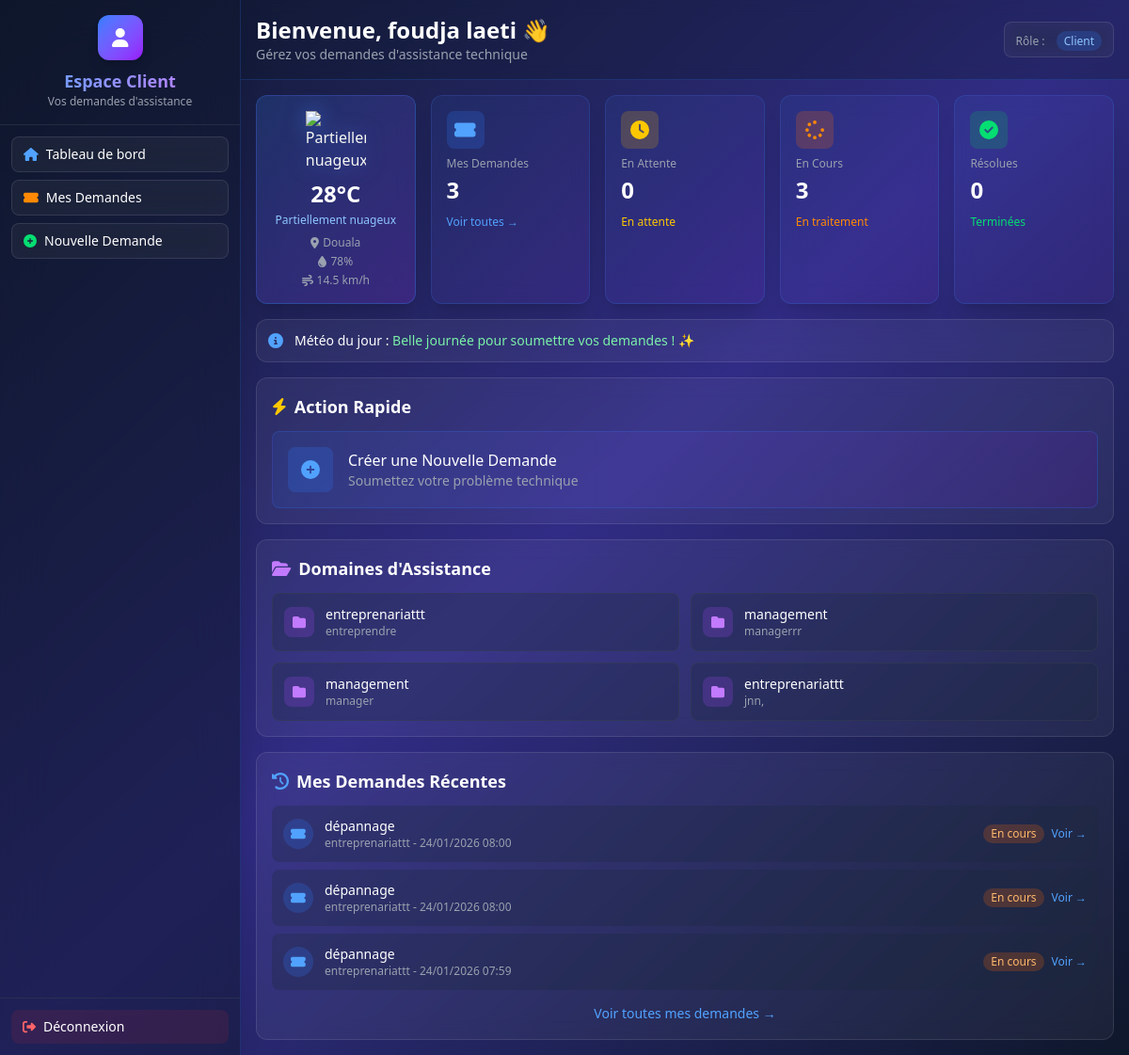
Page /dashboard/client/ (signed in) on the committed database.
### helpdeskapp/models.py (models this page shows, shortened)
class Utilisateur(models.Model):
    ROLES= [
        ('client','Client'),
        ('technicien','Technicien'),
        ('administrateur','Administrateur'),
    ]
    nom = models.CharField(max_length=100)
    prenom=models.CharField(max_length=100)
    telephone= models.CharField(max_length=15)
    adresse= models.TextField()
    email=models.EmailField()
    password =models.CharField(max_length=100)
    role= models.CharField(max_length=20,choices=ROLES,default='client')

class Domaine(models.Model):
    intitule = models.CharField(max_length=100)
    description= models.TextField()

class Demande(models.Model):
    STATUT = [
        ('en attente','En attente'),
        ('en cours','En cours'),
        ('terminée','Terminée'),
    ]
    client = models.ForeignKey(
        Utilisateur,
        on_delete=models.CASCADE,
        related_name='client_demandes',
        limit_choices_to={'role':'client'},
    )
    technicien = models.ForeignKey(
        Utilisateur,
        on_delete=models.SET_NULL,
        null=True,
        blank=True,
        related_name='technicien_demandes',
        limit_choices_to={'role':'technicien'},
    )
    domaine = models.ForeignKey(
        Domaine,
        on_delete=models.CASCADE,
        related_name='domaine_demandes',
    )
    intitule = models.CharField(max_length=100)
    description = models.TextField()
    statut = models.CharField(max_length=20, choices=STATUT, default='en attente')
    datedemande = models.DateTimeField(auto_now_add=True)
    adresse = models.CharField(max_length=300, blank=True, null=True, help_text="Adresse complète (ville, quartier)")

### helpdeskapp/views.py (the view)
# urls.py: path('dashboard/client/', views.dashboard_client, name='dashboard_client'),
def dashboard_client(request):
    if 'utilisateur_role' not in request.session or request.session['utilisateur_role'] != 'client':
        return redirect('login')
    utilisateur_id = request.session.get('utilisateur_id')
    client = get_object_or_404(Utilisateur, id=utilisateur_id)
    mes_demandes = Demande.objects.filter(client=client)
    total_demandes = mes_demandes.count()
    demandes_en_attente = mes_demandes.filter(statut='en attente').count()
    demandes_en_cours = mes_demandes.filter(statut='en cours').count()
    demandes_terminees = mes_demandes.filter(statut='terminée').count()
    demandes_recentes = mes_demandes.order_by('-datedemande')[:5]
    domaines = Domaine.objects.all()
    ville = "Douala"  # Ville par défaut
    weather_data = get_weather_data(ville)
    context = {
        'client': client,
        'total_demandes': total_demandes,
        'demandes_en_attente': demandes_en_attente,
        'demandes_en_cours': demandes_en_cours,
        'demandes_terminees': demandes_terminees,
        'demandes_recentes': demandes_recentes,
        'domaines': domaines,
        'weather': weather_data,  # ⭐ Données météo ajoutées
    }
    return render(request, 'dashboard/client_dashboard.html', context)

### helpdeskapp/templates/dashboard/client_dashboard.html (shortened to what this page needs)
{% extends "base.html" %}
{% block content %}
<div class="fullscreen-container flex bg-gradient-to-br from-slate-900 via-indigo-900 to-slate-900">
  <aside class="w-64 bg-slate-900/50 backdrop-blur-xl border-r border-blue-500/20 flex flex-col shadow-2xl h-full">
    <div class="p-4 text-center border-b border-gray-700/50">
      <div class="inline-flex items-center justify-center w-12 h-12 rounded-xl bg-gradient-to-br from-blue-500 to-purple-600 mb-2 shadow-lg">
        <i class="fas fa-user text-xl text-white"></i>
      </div>
      <h2 class="text-lg font-bold bg-gradient-to-r from-blue-400 to-purple-400 bg-clip-text text-transparent">
      </h2>
      <p class="text-xs text-gray-400">Vos demandes d'assistance</p>
    </div>
    <nav class="flex-1 overflow-y-auto sidebar-scroll p-3 space-y-2">
      <a href="{% url 'dashboard_client' %}" class="flex items-center px-3 py-2 rounded-lg glass-effect bg-blue-500/10 transition-all group">
        <i class="fas fa-home text-blue-400 mr-2 text-sm"></i>
        <span class="text-white text-sm font-medium">Tableau de bord</span>
      </a>
      <a href="{% url 'demande:list_demandes' %}" class="flex items-center px-3 py-2 rounded-lg glass-effect hover:bg-blue-500/10 transition-all group">
        <i class="fas fa-ticket-alt text-orange-400 mr-2 text-sm"></i>
        <span class="text-white text-sm font-medium">Mes Demandes</span>
      </a>
      <a href="{% url 'demande:add_demande' %}" class="flex items-center px-3 py-2 rounded-lg glass-effect hover:bg-blue-500/10 transition-all group">
        <i class="fas fa-plus-circle text-green-400 mr-2 text-sm"></i>
        <span class="text-white text-sm font-medium">Nouvelle Demande</span>
      </a>
    </nav>
    <div class="p-3 border-t border-gray-700/50">
      <a href="{% url 'logout' %}" class="flex items-center px-3 py-2 rounded-lg bg-red-500/10 hover:bg-red-500/20 transition-all group">
        <i class="fas fa-sign-out-alt text-red-400 mr-2 text-sm"></i>
        <span class="text-white text-sm font-medium">Déconnexion</span>
      </a>
    </div>
  </aside>
  <main class="flex-1 flex flex-col h-full overflow-hidden">
    <div class="bg-slate-900/30 backdrop-blur-sm border-b border-blue-500/20 p-4">
      <div class="flex justify-between items-center">
        <div>
          <h1 class="text-2xl font-bold text-white">
            Bienvenue, {{ client.nom }} {{ client.prenom }} 👋
          </h1>
          <p class="text-gray-400 text-sm">Gérez vos demandes d'assistance technique</p>
        </div>
        <div class="px-3 py-1.5 rounded-lg glass-effect">
          <span class="text-xs text-gray-400">Rôle :</span>
          <span class="ml-2 px-2 py-0.5 rounded-full bg-blue-500/20 text-blue-300 text-xs font-medium">
            Client
          </span>
        </div>
      </div>
    </div>
    <div class="flex-1 overflow-y-auto p-4">
      <div class="grid grid-cols-5 gap-4 mb-4 animate-fadeInUp">
        {% if weather.success %}
        <div class="weather-card rounded-xl p-4 shadow-xl col-span-1">
          <div class="text-center">
            <div class="flex items-center justify-center mb-2">
              <img src="http://openweathermap.org/img/wn/{{ weather.icon }}@2x.png"
                   alt="{{ weather.description }}"
                   class="weather-icon w-16 h-16">
            </div>
            <h3 class="text-white text-2xl font-bold mb-1">{{ weather.temperature }}°C</h3>
            <p class="text-blue-300 text-xs font-medium mb-2">{{ weather.description }}</p>
            <div class="text-xs text-gray-400 space-y-1">
              <div class="flex items-center justify-center">
                <i class="fas fa-map-marker-alt mr-1"></i>
                <span>{{ weather.city }}</span>
              </div>
              <div class="flex items-center justify-center">
                <i class="fas fa-tint mr-1"></i>
                <span>{{ weather.humidity }}%</span>
              </div>
              <div class="flex items-center justify-center">
                <i class="fas fa-wind mr-1"></i>
                <span>{{ weather.wind_speed }} km/h</span>
              </div>
            </div>
          </div>
        </div>
        {% endif %}
        <div class="gradient-card rounded-xl p-4 shadow-xl">
          <div class="flex items-center justify-between mb-2">
            <div class="w-10 h-10 rounded-lg bg-blue-500/20 flex items-center justify-center">
              <i class="fas fa-ticket-alt text-xl text-blue-400"></i>
            </div>
          </div>
          <h3 class="text-gray-400 text-xs font-medium mb-1">Mes Demandes</h3>
          <p class="text-2xl font-bold text-white mb-1">{{ total_demandes }}</p>
          <a href="{% url 'demande:list_demandes' %}" class="text-blue-400 text-xs hover:text-blue-300">
            Voir toutes →
          </a>
        </div>
        <div class="gradient-card rounded-xl p-4 shadow-xl">
          <div class="flex items-center justify-between mb-2">
            <div class="w-10 h-10 rounded-lg bg-yellow-500/20 flex items-center justify-center">
              <i class="fas fa-clock text-xl text-yellow-400"></i>
            </div>
          </div>
          <h3 class="text-gray-400 text-xs font-medium mb-1">En Attente</h3>
          <p class="text-2xl font-bold text-white mb-1">{{ demandes_en_attente }}</p>
          <span class="text-yellow-400 text-xs">En attente</span>
        </div>
        <div class="gradient-card rounded-xl p-4 shadow-xl">
          <div class="flex items-center justify-between mb-2">
            <div class="w-10 h-10 rounded-lg bg-orange-500/20 flex items-center justify-center">
              <i class="fas fa-spinner text-xl text-orange-400"></i>
            </div>
          </div>
          <h3 class="text-gray-400 text-xs font-medium mb-1">En Cours</h3>
          <p class="text-2xl font-bold text-white mb-1">{{ demandes_en_cours }}</p>
          <span class="text-orange-400 text-xs">En traitement</span>
        </div>
        <div class="gradient-card rounded-xl p-4 shadow-xl">
          <div class="flex items-center justify-between mb-2">
            <div class="w-10 h-10 rounded-lg bg-green-500/20 flex items-center justify-center">
              <i class="fas fa-check-circle text-xl text-green-400"></i>
            </div>
          </div>
          <h3 class="text-gray-400 text-xs font-medium mb-1">Résolues</h3>
          <p class="text-2xl font-bold text-white mb-1">{{ demandes_terminees }}</p>
          <span class="text-green-400 text-xs">Terminées</span>
        </div>
      </div>
      {% if weather.success %}
      <div class="glass-effect rounded-xl p-3 mb-4 animate-fadeInUp flex items-center" style="animation-delay: 0.1s;">
        <i class="fas fa-info-circle text-blue-400 mr-3"></i>
        <div class="flex-1">
          <p class="text-white text-sm">
            <span class="font-medium">Météo du jour :</span>
            {% if weather.temperature > 30 %}
            <span class="text-orange-300">Journée chaude prévue ! ☀️</span>
            {% elif weather.temperature < 15 %}
            <span class="text-blue-300">Températures fraîches aujourd'hui 🌡️</span>
            {% else %}
            <span class="text-green-300">Belle journée pour soumettre vos demandes ! ✨</span>
            {% endif %}
          </p>
        </div>
      </div>
      {% endif %}
      <div class="glass-effect rounded-xl p-4 mb-4 animate-fadeInUp" style="animation-delay: 0.2s;">
        <h2 class="text-lg font-bold text-white mb-3 flex items-center">
          <i class="fas fa-bolt text-yellow-400 mr-2"></i>
          Action Rapide
        </h2>
        <a href="{% url 'demande:add_demande' %}"
           class="flex items-center p-4 rounded-lg bg-gradient-to-r from-blue-500/10 to-purple-600/10 hover:from-blue-500/20 hover:to-purple-600/20 border border-blue-500/20 transition-all group">
          <div class="w-12 h-12 rounded-lg bg-blue-500/20 flex items-center justify-center mr-4 group-hover:scale-110 transition-transform">
            <i class="fas fa-plus-circle text-blue-400 text-xl"></i>
          </div>
          <div>
            <p class="text-white font-medium">Créer une Nouvelle Demande</p>
            <p class="text-gray-400 text-sm">Soumettez votre problème technique</p>
          </div>
        </a>
      </div>
      <div class="glass-effect rounded-xl p-4 mb-4 animate-fadeInUp" style="animation-delay: 0.3s;">
        <h2 class="text-lg font-bold text-white mb-3 flex items-center">
          <i class="fas fa-folder-open text-purple-400 mr-2"></i>
          Domaines d'Assistance
        </h2>
        <div class="grid grid-cols-2 gap-3">
          {% for domaine in domaines %}
          <div class="p-3 rounded-lg bg-slate-800/30 hover:bg-slate-800/50 transition-colors border border-gray-700/50">
            <div class="flex items-center">
              <div class="w-8 h-8 rounded-lg bg-purple-500/20 flex items-center justify-center mr-3">
                <i class="fas fa-folder text-purple-400 text-sm"></i>
              </div>
              <div>
                <p class="text-white font-medium text-sm">{{ domaine.intitule }}</p>
                <p class="text-gray-400 text-xs">{{ domaine.description|truncatewords:5 }}</p>
              </div>
            </div>
          </div>
          {% endfor %}
        </div>
      </div>
      <div class="glass-effect rounded-xl p-4 animate-fadeInUp" style="animation-delay: 0.4s;">
        <h2 class="text-lg font-bold text-white mb-3 flex items-center">
          <i class="fas fa-history text-blue-400 mr-2"></i>
          Mes Demandes Récentes
        </h2>
        {% if demandes_recentes %}
        <div class="space-y-2">
          {% for demande in demandes_recentes %}
          <div class="flex items-center justify-between p-3 rounded-lg bg-slate-800/30 hover:bg-slate-800/50 transition-colors">
            <div class="flex items-center flex-1">
              <div class="w-8 h-8 rounded-full bg-blue-500/20 flex items-center justify-center mr-3">
                <i class="fas fa-ticket-alt text-blue-400 text-sm"></i>
              </div>
              <div class="flex-1">
                <p class="text-white font-medium text-sm">{{ demande.intitule }}</p>
                <p class="text-gray-400 text-xs">{{ demande.domaine.intitule }} - {{ demande.datedemande|date:"d/m/Y H:i" }}</p>
              </div>
            </div>
            <div class="flex items-center gap-2">
              <span class="text-xs px-2 py-0.5 rounded-full
                {% if demande.statut == 'en attente' %}bg-yellow-500/20 text-yellow-300
                {% elif demande.statut == 'en cours' %}bg-orange-500/20 text-orange-300
                {% else %}bg-green-500/20 text-green-300{% endif %}">
                {{ demande.get_statut_display }}
              </span>
              <a href="{% url 'demande:detail_demande' demande.id %}" class="text-blue-400 hover:text-blue-300 text-xs">
                Voir →
              </a>
            </div>
          </div>
          {% endfor %}
        </div>
        {% else %}
        <p class="text-gray-400 text-center py-4">Aucune demande pour le moment</p>
        {% endif %}
        <div class="mt-3 text-center">
          <a href="{% url 'demande:list_demandes' %}" class="text-blue-400 hover:text-blue-300 font-medium text-sm">
            Voir toutes mes demandes →
          </a>
        </div>
      </div>
    </div>
  </main>
</div>
{% endblock %}

### helpdeskapp/templates/dashboard/client_dashboard.html (style rules this page uses)
html, body { margin: 0 !important; padding: 0 !important; height: 100vh !important; overflow: hidden !important; }
.animate-fadeInUp { animation: fadeInUp 0.6s ease-out; }
.gradient-card { background: linear-gradient(135deg, rgba(59, 130, 246, 0.1) 0%, rgba(147, 51, 234, 0.1) 100%); backdrop-filter: blur(10px); border: 1px solid rgba(59, 130, 246, 0.2); transition: all 0.3s ease; }
.glass-effect { background: rgba(255, 255, 255, 0.05); backdrop-filter: blur(10px); border: 1px solid rgba(255, 255, 255, 0.1); }
.fullscreen-container { position: fixed; top: 0; left: 0; right: 0; bottom: 0; width: 100vw; height: 100vh; }
.weather-card { background: linear-gradient(135deg, rgba(59, 130, 246, 0.2) 0%, rgba(147, 51, 234, 0.2) 100%); backdrop-filter: blur(10px); border: 1px solid rgba(59, 130, 246, 0.3); }
.weather-icon { filter: drop-shadow(0 0 10px rgba(59, 130, 246, 0.5)); }

### rows in the picture
Utilisateur: nom "foudja", prenom "laeti"
Domaine: intitule "entreprenariattt", description "entreprendre"
Domaine: intitule "management", description "managerrr"
Domaine: intitule "management", description "manager"
Domaine: intitule "entreprenariattt", description "jnn,"
Demande: intitule "dépannage", domaine.intitule "entreprenariattt", datedemande "24/01/2026 08:00", statut "En cours"
Demande: intitule "dépannage", domaine.intitule "entreprenariattt", datedemande "24/01/2026 08:00", statut "En cours"
Demande: intitule "dépannage", domaine.intitule "entreprenariattt", datedemande "24/01/2026 07:59", statut "En cours"

### other values in the picture
{{ weather.temperature }} "28"
{{ weather.description }} "Partiellement nuageux"
{{ weather.city }} "Douala"
{{ weather.humidity }} "78"
{{ weather.wind_speed }} "14.5"
{{ total_demandes }} "3"
{{ demandes_en_attente }} "0"
{{ demandes_en_cours }} "3"
{{ demandes_terminees }} "0"
